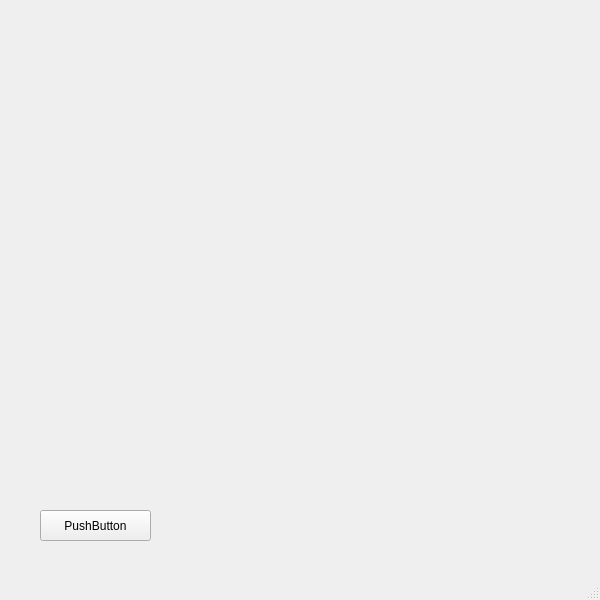
<?xml version="1.0" encoding="UTF-8"?>
<ui version="4.0">
 <class>MainWindow</class>
 <widget class="QMainWindow" name="MainWindow">
  <property name="geometry">
   <rect>
    <x>0</x>
    <y>0</y>
    <width>600</width>
    <height>600</height>
   </rect>
  </property>
  <property name="windowTitle">
   <string>MainWindow</string>
  </property>
  <widget class="QWidget" name="centralwidget">
   <widget class="QPushButton" name="pushButton">
    <property name="geometry">
     <rect>
      <x>40</x>
      <y>510</y>
      <width>111</width>
      <height>31</height>
     </rect>
    </property>
    <property name="text">
     <string>PushButton</string>
    </property>
   </widget>
  </widget>
  <widget class="QMenuBar" name="menubar">
   <property name="geometry">
    <rect>
     <x>0</x>
     <y>0</y>
     <width>600</width>
     <height>21</height>
    </rect>
   </property>
  </widget>
  <widget class="QStatusBar" name="statusbar"/>
 </widget>
 <resources/>
 <connections/>
</ui>
